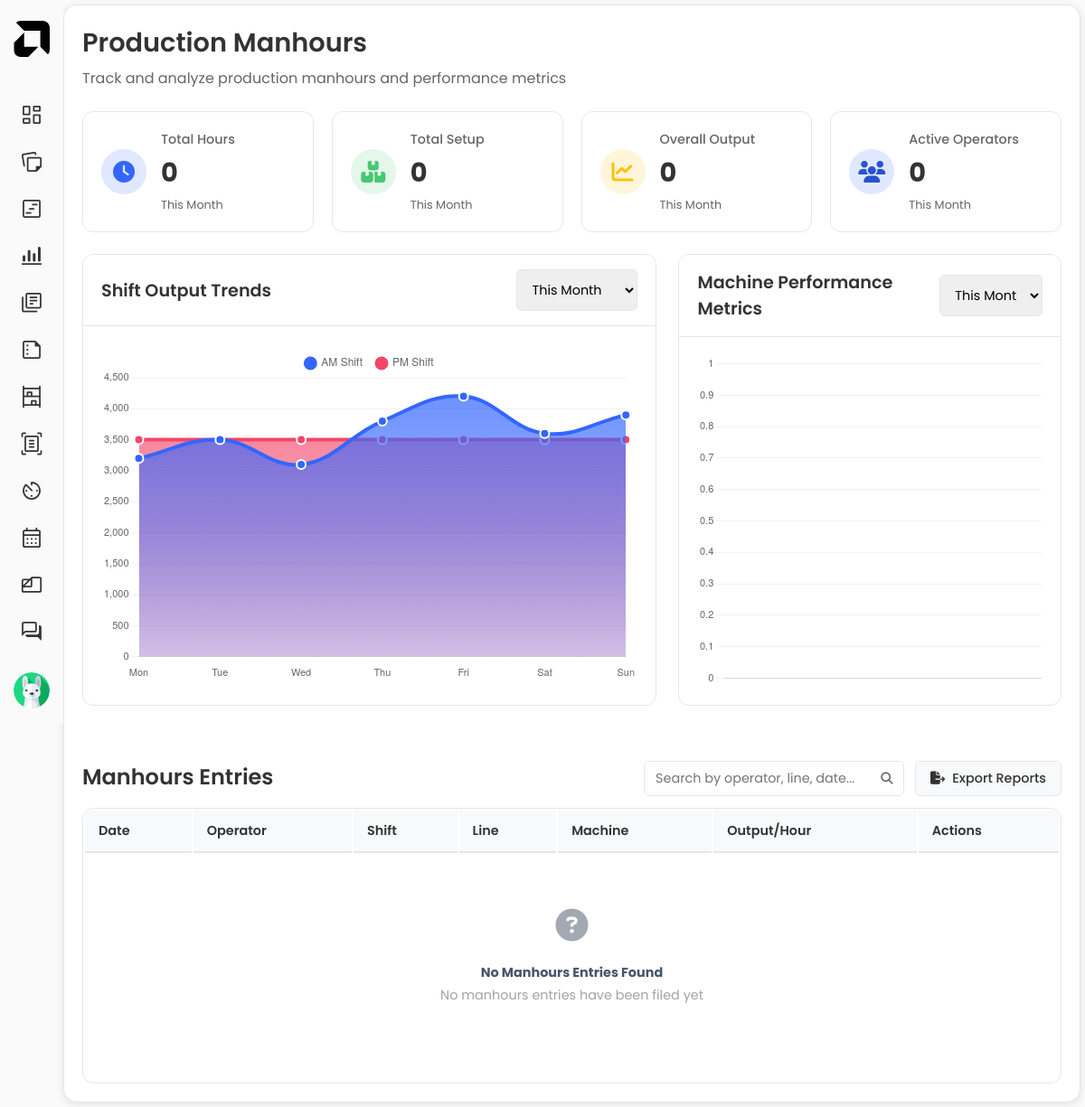
Page /manhours/ (signed in) on the earlier database version.
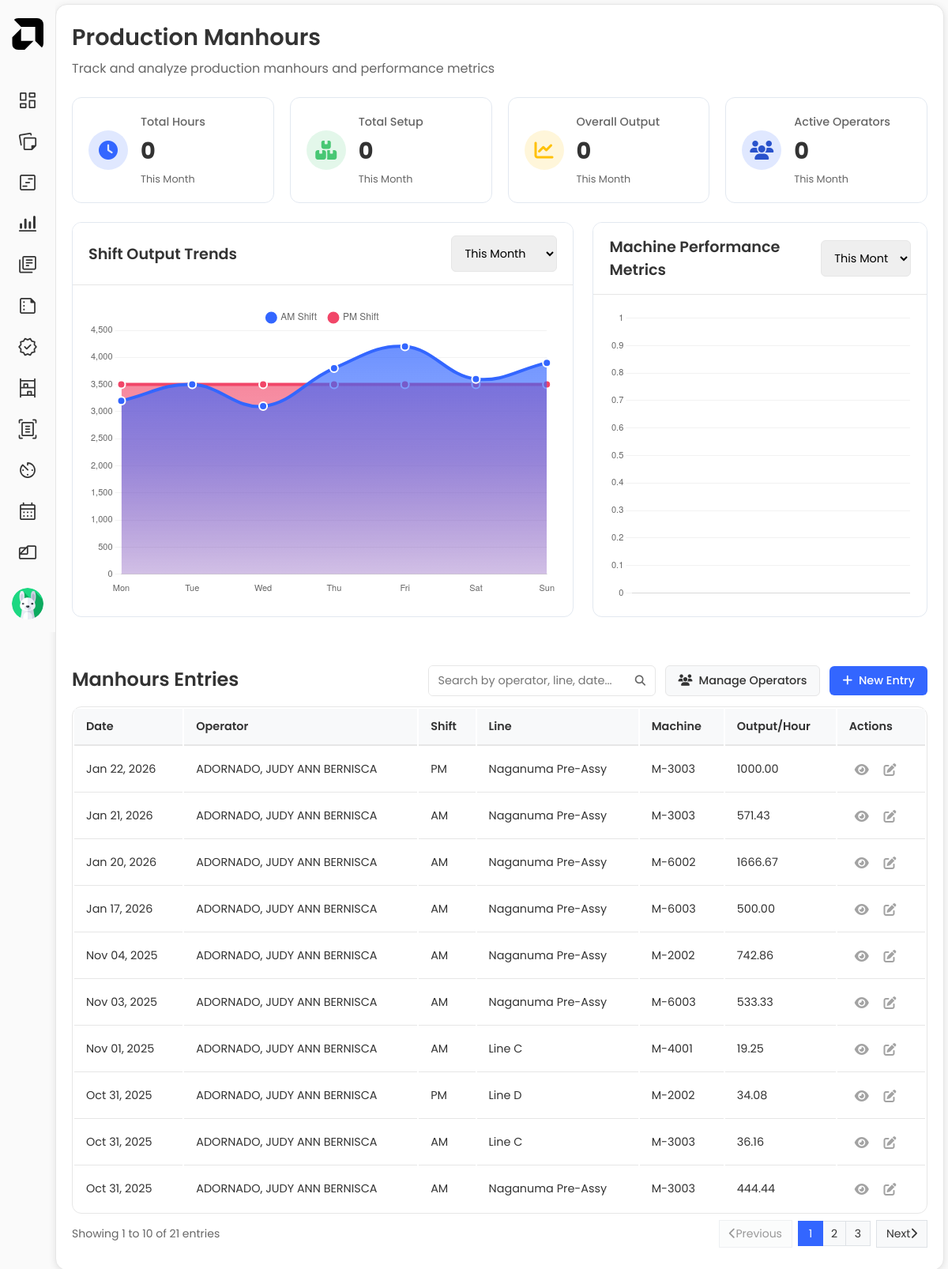
Same page on the later database version.
### manhours/models.py (models this page shows, shortened)
class ManhoursLogsheet(models.Model):
    SHIFTS = {
        'AM':'AM',
        'PM':'PM'
    }
    user = models.ForeignKey(Users, on_delete=models.SET_NULL, null=True, related_name="user_manhours")
    operator = models.CharField(max_length=500, null=True)
    shift = models.CharField(max_length=2, choices=SHIFTS, default='AM')
    line = models.CharField(max_length=50, null=True)
    machine = models.ForeignKey(Machine, on_delete=models.SET_NULL, null=True, related_name="machine_logsheet")
    setup = models.IntegerField(default=0)
    manhours = models.DecimalField(max_digits=10, decimal_places=2, default=0.00)
    output = models.DecimalField(max_digits=10, decimal_places=2, default=0.00)
    total_output = models.DecimalField(max_digits=10, decimal_places=2, default=0.00, editable=False)
    date_completed = models.DateTimeField(null=True)
    date_submitted = models.DateTimeField(auto_now_add=True)

class Machine(models.Model):
    machine_name = models.CharField(max_length=500, null=True)
    location = models.CharField(max_length=100, null=True)
    date_created = models.DateTimeField(auto_now_add=True)

### manhours/views.py (the view)
@login_required(login_url="user-login")
def manhours(request):
    today = datetime.now()
    month_start = today.replace(day=1, hour=0, minute=0, second=0, microsecond=0)
    next_month = month_start.replace(month=month_start.month+1) if month_start.month < 12 else month_start.replace(year=month_start.year+1, month=1)
    if request.user.manhours_supervisor:
        user_requestors = UserApprovers.objects.filter(
            approver=request.user,
            module="Manhours",
            approver_role="Approver"
        ).values_list('user', flat=True)
        monthly_logs = ManhoursLogsheet.objects.filter(
            user__in=user_requestors,
            date_completed__gte=month_start,
            date_completed__lte=next_month
        ).order_by('-date_completed')
        all_records = ManhoursLogsheet.objects.filter(
            user__in=user_requestors,
        ).order_by('-date_completed')
    else:
        monthly_logs = ManhoursLogsheet.objects.filter(
            user=request.user,
            date_completed__gte=month_start,
            date_completed__lt=next_month
        )
        all_records = ManhoursLogsheet.objects.filter(
            user=request.user
        ).order_by('-date_completed')
    total_hours = monthly_logs.aggregate(total=Sum('manhours'))['total'] or 0
    total_output = monthly_logs.aggregate(total=Sum('output'))['total'] or 0
    total_setup = monthly_logs.aggregate(total=Sum('setup'))['total'] or 0
    active_operators = monthly_logs.values('operator').distinct().count()
    paginator = Paginator(all_records, 10)
    page_number = request.GET.get('page')
    logsheet_entries = paginator.get_page(page_number)
    machines = Machine.objects.all()
    operators = Operators.objects.all()
    total_all = total_hours + total_setup
    if total_all > 0:
        manhours_percentage = round((total_hours / total_all) * 100, 2)
        setup_percentage = round((total_setup / total_all) * 100, 2)
    else:
        manhours_percentage = 0
        setup_percentage = 0
    context = {
        'total_hours': round(total_hours, 2),
        'total_output': total_output,
        'total_setup': total_setup,
        'active_operators': active_operators,
        'manhours_percentage': manhours_percentage,
        'setup_percentage': setup_percentage,
        'logsheet_entries': logsheet_entries,
        'machines': machines,
        'operators': operators,
    }
    return render(request, 'manhours/manhours.html', context)

### manhours/templates/manhours/manhours.html (shortened to what the changed rows need)
{% extends 'main.html' %}
{% load static %}
{% block extra_css %}
<link rel="stylesheet" href="{% static 'css/job-order.css' %}">
<link rel="stylesheet" href="{% static 'css/manhours/manhours.css' %}">
<link rel="stylesheet" href="{% static 'css/qualitycontrol/qualitycontrol.css' %}">
<link rel="stylesheet" href="{% static 'css/stockdeclaration/stockdeclaration.css' %}">
{% endblock %}
{% block content %}
<main class="main-content">
    <div class="MH-header">
        <div class="MH-title-section">
            <h1 class="MH-page-title">Production Manhours</h1>
        </div>
    </div>
    <div class="MH-stats-container">
        <div class="MH-stats-card MH-total">
            <div class="MH-stats-content">
                <h2 class="MH-stats-number">{{ total_hours|default:"0"|floatformat }}</h2>
            </div>
        </div>
        <div class="MH-stats-card MH-output">
            <div class="MH-stats-content">
                <h2 class="MH-stats-number">{{ total_setup|default:"0"|floatformat }}</h2>
            </div>
        </div>
        <div class="MH-stats-card MH-efficiency">
            <div class="MH-stats-content">
                <h2 class="MH-stats-number">{{ total_output|default:"0"|floatformat }}</h2>
            </div>
        </div>
        <div class="MH-stats-card MH-shifts">
            <div class="MH-stats-content">
                <h2 class="MH-stats-number">{{ active_operators|default:"0"|floatformat }}</h2>
            </div>
        </div>
    </div>
    <div class="MH-main-content-grid">
        <div class="JO-card MH-chart-container">
            <div class="MH-card-header">
                <h2>Shift Output Trends</h2>
            </div>
        </div>
        <div class="JO-card MH-metrics-container">
            <div class="MH-card-header">
                <h2>Machine Performance Metrics</h2>
            </div>
        </div>
    </div>
    <div>
        <div class="card-header">
            <h2>Manhours Entries</h2>
            <div class="MH-header-actions">
                {% if request.user.manhours_user and request.user.manhours_staff %}
                <div class="MH-header-actions">
                    <button id="manage-operators-btn" class="MH-button MH-secondary-button">
                        <i class="fas fa-users"></i> Manage Operators
                    </button>
                    <button id="new-entry-btn" class="MH-button MH-primary-button">
                        <i class="fas fa-plus"></i> New Entry
                    </button>
                </div>
                {% endif %}
                {% if request.user.manhours_user and request.user.manhours_supervisor %}
                <div class="MH-header-actions">
                    <button id="export-reports-btn" class="MH-button MH-secondary-button">
                        <i class="fas fa-file-export"></i> Export Reports
                    </button>
                </div>
                {% endif %}
            </div>
        </div>
        <div class="common-table-container">
            <table class="Unisync-table">
                <thead>
                    <tr>
                        <th>Date</th>
                        <th>Operator</th>
                        <th>Shift</th>
                        <th class="hide-column">Line</th>
                        <th class="hide-column">Machine</th>
                        <th class="hide-column">Output/Hour</th>
                        <th>Actions</th>
                    </tr>
                </thead>
                <tbody id="manhours-table-body">
                    {% for entry in logsheet_entries %}
                    <tr>
                        <td data-label="Date">{{ entry.date_completed|date:"M d, Y" }}</td>
                        <td data-label="Operator">{{ entry.operator }}</td>
                        <td data-label="Shift">{{ entry.shift }}</td>
                        <td class="hide-column" data-label="Line">{{ entry.line }}</td>
                        <td class="hide-column" data-label="Machine">{{ entry.machine.machine_name }}</td>
                        <td class="hide-column" data-label="Output/Hour">{{ entry.total_output }}</td>
                        <td data-label="Actions">
                            <button class="btn btn-icon view-details-btn" title="View Details" data-id="{{ entry.id }}">
                                <i class="fas fa-eye"></i>
                            </button>
                            {% if entry.user == request.user %}
                            <button class="btn btn-icon edit-manhours-btn" title="Edit Entry" data-id="{{ entry.id }}">
                                <i class="fas fa-edit"></i>
                            </button>
                            {% endif %}
                        </td>
                    </tr>
                    {% empty %}
                        <tr>
                            <td colspan="7" class="JO-empty-table">
                                <div class="empty-state">
                                    <i class="fa fa-question-circle" aria-hidden="true"></i>
                                    <h4>No Manhours Entries Found</h4>
                                    {% if search_query %}
                                        <p>No results found for "{{ search_query }}"</p>
                                    {% else %}
                                        <p>No manhours entries have been filed yet</p>
                                    {% endif %}
                                </div>
                            </td>
                        </tr>
                    {% endfor %}
                </tbody>
            </table>
        </div>
        {% if logsheet_entries.paginator.num_pages > 1 %}
        <div class="JO-pagination">
            <div class="JO-pagination-info">
                Showing {{ logsheet_entries.start_index }} to {{ logsheet_entries.end_index }} of {{ logsheet_entries.paginator.count }} entries
            </div>
            <div class="JO-pagination-controls">
                <div class="JO-pagination-nav-container">
                    {% if logsheet_entries.has_previous %}
                    <a href="?page={{ logsheet_entries.previous_page_number }}" class="JO-pagination-btn">
                        <i class="fas fa-chevron-left"></i> Previous
                    </a>
                    {% else %}
                    <span class="JO-pagination-btn disabled">
                        <i class="fas fa-chevron-left"></i> Previous
                    </span>
                    {% endif %}
                    <div class="JO-pagination-pages">
                        {% for num in logsheet_entries.paginator.page_range %}
                        {% if logsheet_entries.number == num %}
                        <span class="JO-pagination-page active">{{ num }}</span>
                        {% elif num > logsheet_entries.number|add:'-3' and num < logsheet_entries.number|add:'3' %}
                        <a href="?page={{ num }}" class="JO-pagination-page">{{ num }}</a>
                        {% endif %}
                        {% endfor %}
                    </div>
                    {% if logsheet_entries.has_next %}
                    <a href="?page={{ logsheet_entries.next_page_number }}" class="JO-pagination-btn">
                        Next <i class="fas fa-chevron-right"></i>
                    </a>
                    {% else %}
                    <span class="JO-pagination-btn disabled">
                        Next <i class="fas fa-chevron-right"></i>
                    </span>
                    {% endif %}
                </div>
            </div>
        </div>
        {% endif %}
    </div>
</main>
{% endblock content %}

### templates/sidebar2.html (shortened to what this page needs)
 {% load static %}
<aside class="sidebar minimized">
    <div class="sidebar-header">
        <div class="logo-container" id="logo-container">
            <img src="{% static "images/icons/amd (1).svg" %}" alt="UniSync Logo" class="logo">
            <div class="logo-info">
            </div>
        </div>
    </div>
    <nav class="sidebar-nav">
        <ul>
            <li class="nav-item">
                <a href="{% url 'overview' %}">
                </a>
            </li>
            {% if request.user.job_order_user %}
            <li class="nav-item">
                <a href="
                {% if request.user.job_order_user and request.user.job_order_facilitator %}
                    {% url "facilitator" %}
                {% else %}
                    {% url "requestor-homepage" %}
                {% endif %}
                ">
                </a>
            </li>
            {% endif %}
            {% if request.user.manhours_user %}
            <li class="nav-item">
                <a href="{% url "manhours" %}">
                </a>
            </li>
            {% endif %}
            {% if request.user.monitoring_user %}
            <li class="nav-item">
                <a href="{% if not request.user.monitoring_staff and not request.user.monitoring_qad %}{% url "monitoring_dashboard" %}{% else %}{% url "line_dashboard" %}{% endif %}">
                </a>
            </li>
            {% endif %}
            {% if request.user.dcf_user %}
            <li class="nav-item">
                <a href="{% if request.user.dcf_requestor or request.user.dcf_qsd %}{% url "dcf_requestor" %}{%else%}{% url "dcf_approver" %}{% endif %}">
                </a>
            </li>
            {% endif %}
            {% if request.user.ecis_user %}
            <li class="nav-item">
                <a href="{% if request.user.ecis_requestor %}{% url "ecis_list" %}{%else%}{% url "facilitator_ecis_list" %}{% endif %}">
                </a>
            </li>
            {% endif %}
            {% if request.user.quality_control_qa or request.user.quality_control_warehouse or request.user.quality_control_engineering or request.user.quality_control_production%}
            <li class="nav-item">
                <a href="{% url "quality_control_home" %}">
                </a>
            </li>
            {% endif %}
            {% if request.user.stock_declaration_warehouse or request.user.stock_declaration_purchasing or request.user.stock_declaration_production %}
            <li class="nav-item">
                <a href="{% url "stock_declaration_home" %}">
                </a>
            </li>
            {% endif %}
            {% if request.user.docunotification_user %}
            <li class="nav-item">
                <a href="{% url "docunotification" %}">
                </a>
            </li>
            {% endif %}
            {% if request.user.overtime_user %}
            <li class="nav-item">
                <a href="{% if request.user.overtime_requestor %}{% url "user_filing" %}{% else %}{% url "admin_filing" %}{% endif %}">
                </a>
            </li>
            {% endif %}
            {% if request.user.meetingscheduler_user %}
            <li class="nav-item">
                <a href="{% url "meeting_list" %}">
                </a>
            </li>
            {% endif %}
            {% if request.user.wip_user %}
            <li class="nav-item">
                <a href="{% url "wip_dashboard" %}">
                </a>
            </li>
            {% endif %}
            <li class="nav-item">
                <a href="{% url "chat" %}">
                </a>
            </li>
            {% if request.user.is_admin %}
            <li class="nav-item">
                <a href="{% url "account_settings" %}">
                </a>
            </li>
            {% endif %}
        </ul>
    </nav>
    <div class="user-profile" id="user-profile">
        <div class="user-info">
            <img src="{{request.user.avatar.url}}" alt="User Avatar" class="avatar">
        </div>
    </div>
</aside>

Differences in the rows shown:
changed Users: quality_control_qa False → True (drawn); manhours_staff False → True (drawn); manhours_supervisor True → False (drawn)
added ManhoursLogsheet: date_completed "Jan 22, 2026", operator "ADORNADO, JUDY ANN BERNISCA", shift "PM", line "Naganuma Pre-Assy", machine.machine_name "M-3003", total_output "1000.00"
added ManhoursLogsheet: date_completed "Jan 21, 2026", operator "ADORNADO, JUDY ANN BERNISCA", shift "AM", line "Naganuma Pre-Assy", machine.machine_name "M-3003", total_output "571.43"
added ManhoursLogsheet: date_completed "Jan 20, 2026", operator "ADORNADO, JUDY ANN BERNISCA", shift "AM", line "Naganuma Pre-Assy", machine.machine_name "M-6002", total_output "1666.67"
added ManhoursLogsheet: date_completed "Jan 17, 2026", operator "ADORNADO, JUDY ANN BERNISCA", shift "AM", line "Naganuma Pre-Assy", machine.machine_name "M-6003", total_output "500.00"
now on this page (row unchanged): ManhoursLogsheet: date_completed "Nov 04, 2025", operator "ADORNADO, JUDY ANN BERNISCA", shift "AM", line "Naganuma Pre-Assy", machine.machine_name "M-2002", total_output "742.86"
now on this page (row unchanged): ManhoursLogsheet: date_completed "Nov 03, 2025", operator "ADORNADO, JUDY ANN BERNISCA", shift "AM", line "Naganuma Pre-Assy", machine.machine_name "M-6003", total_output "533.33"
now on this page (row unchanged): ManhoursLogsheet: date_completed "Nov 01, 2025", operator "ADORNADO, JUDY ANN BERNISCA", shift "AM", line "Line C", machine.machine_name "M-4001", total_output "19.25"
now on this page (row unchanged): ManhoursLogsheet: date_completed "Oct 31, 2025", operator "ADORNADO, JUDY ANN BERNISCA", shift "PM", line "Line D", machine.machine_name "M-2002", total_output "34.08"
now on this page (row unchanged): ManhoursLogsheet: date_completed "Oct 31, 2025", operator "ADORNADO, JUDY ANN BERNISCA", shift "AM", line "Line C", machine.machine_name "M-3003", total_output "36.16"
now on this page (row unchanged): ManhoursLogsheet: date_completed "Oct 31, 2025", operator "ADORNADO, JUDY ANN BERNISCA", shift "AM", line "Naganuma Pre-Assy", machine.machine_name "M-3003", total_output "444.44"
Other differences:
{{ logsheet_entries.start_index }}: (not shown) → "1"
{{ logsheet_entries.end_index }}: (not shown) → "10"
{{ logsheet_entries.paginator.count }}: (not shown) → "21"
text no longer shown: "Export Reports No Manhours Entries Found No manhours entries have been filed yet"
text now shown: "Manage Operators New Entry Showing to of entries Previous Next"
new list line: "1"
new list line: "2"
new list line: "3"
